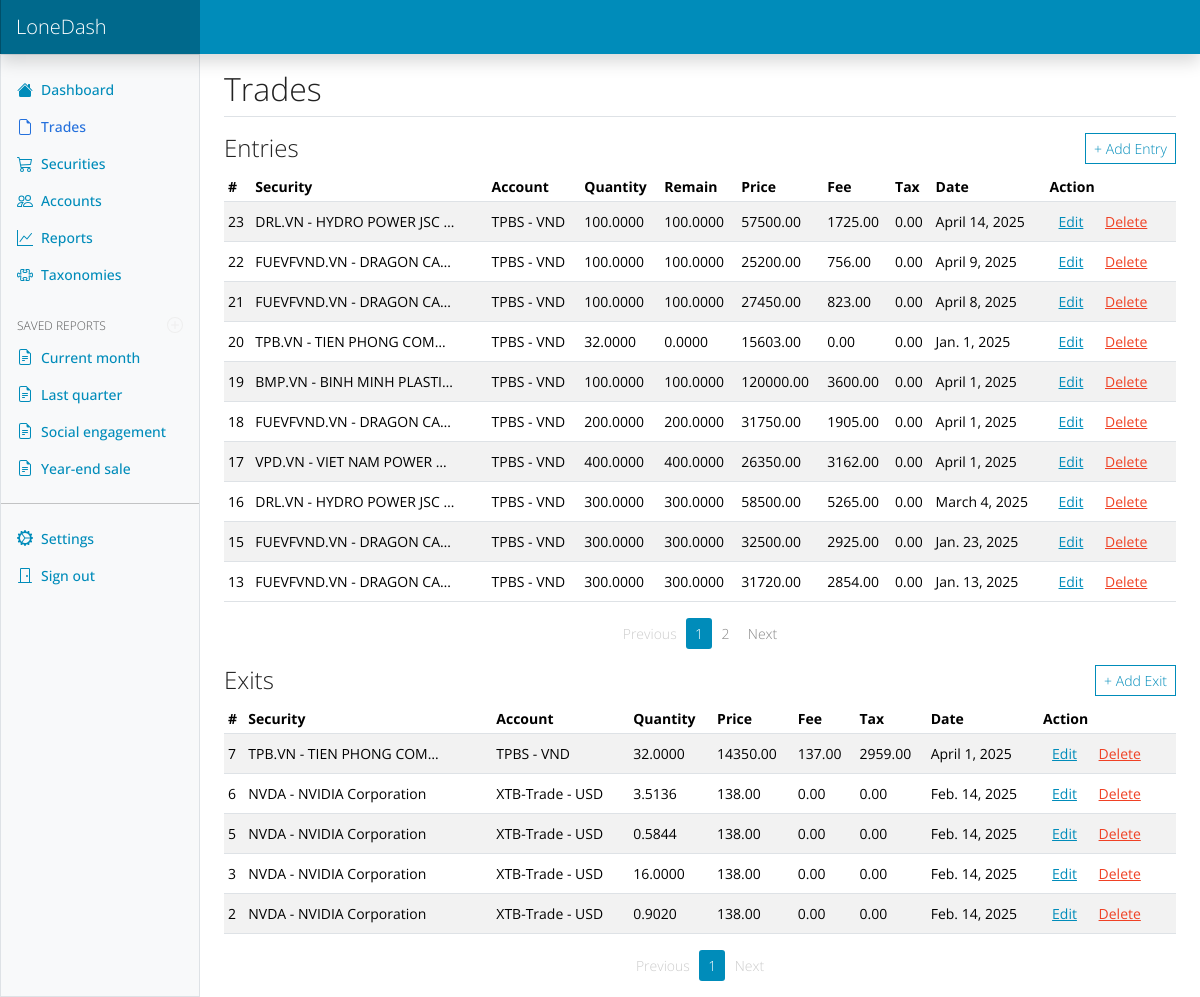
Before: /trades/ (signed in) with the older database file.
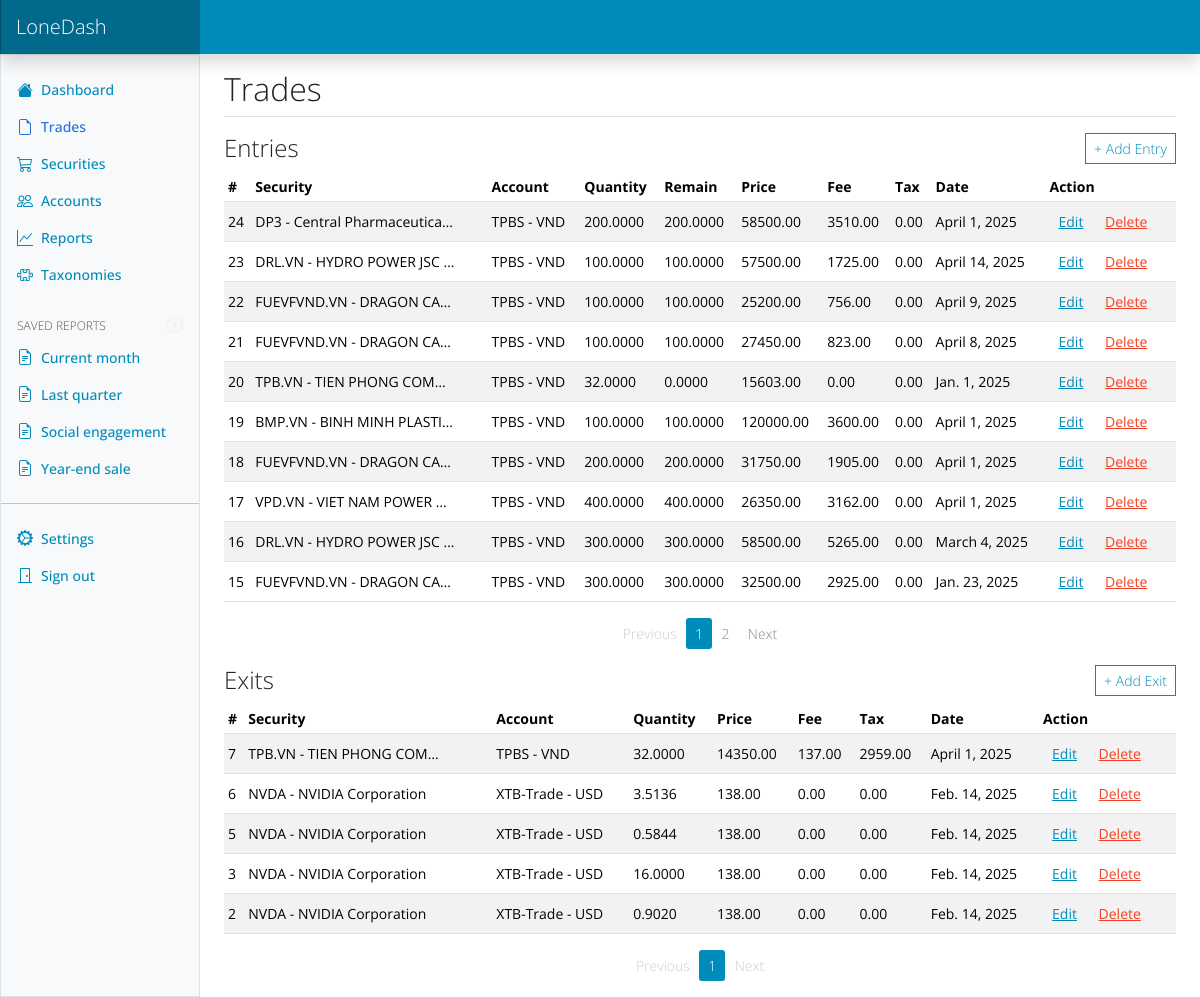
After: the same page with the newer database file.
### dash/models.py (models this page shows, shortened)
class TradeEntry(models.Model):
    account = models.ForeignKey(Account, on_delete=models.CASCADE, related_name='entries')
    security = models.ForeignKey('Security', on_delete=models.CASCADE, related_name='entries')
    quantity = models.DecimalField(max_digits=16, decimal_places=4)
    price = models.DecimalField(max_digits=16, decimal_places=2)
    fee = models.DecimalField(max_digits=16, decimal_places=2, default=0)
    tax = models.DecimalField(max_digits=16, decimal_places=2, default=0)
    date = models.DateField(default=date.today)
    note = models.TextField(blank=True)
    class Meta:
        ordering = ['-date']
    def filled_quantity(self, until_date=None):
        qs = self.exits.all()
        if until_date:
            qs = qs.filter(date__lte=until_date)
        return qs.aggregate(total=models.Sum('quantity'))['total'] or Decimal('0')
    @property
    def remaining_quantity(self) -> Decimal:
        return self.remaining_quantity_at()
    def remaining_quantity_at(self, until_date=None) -> Decimal:
        if until_date is None:
            until_date = date.today()
        if until_date < self.date:
            return Decimal('0')
        return self.quantity - self.filled_quantity(until_date)

class Security(models.Model):
    user = models.ForeignKey(User, on_delete=models.CASCADE, related_name='security')
    code = models.CharField(max_length=20)
    exchange = models.CharField(max_length=20)
    name = models.CharField(max_length=255)
    type = models.CharField(max_length=255, blank=True)
    isin = models.CharField(max_length=20, blank=True)
    close = models.DecimalField(max_digits=16, decimal_places=2, default=0)
    date = models.DateField(default=date.today)
    api_source = models.CharField(max_length=50, blank=True, null=True)
    industry = models.CharField(max_length=100, blank=True)
    sector = models.CharField(max_length=100, blank=True)
    website = models.URLField(blank=True)
    description = models.TextField(blank=True)
    class Meta:
        constraints = [
            models.UniqueConstraint(fields=['user', 'code'], name='unique_user_code')
        ]
        indexes = [
            models.Index(fields=['user', 'code']),
        ]
    def __str__(self):
        return f"{self.code} - {self.name}"

class Account(models.Model):
    user = models.ForeignKey(User, on_delete=models.CASCADE, related_name='accounts')
    name = models.CharField(max_length=255)
    type = models.CharField(max_length=255, choices=[
        ('deposit', 'Deposit'),
        ('broker', 'Broker'),
    ])
    currency = models.ForeignKey(Currency, on_delete=models.PROTECT,null=True)
    active = models.BooleanField(default=True)
    description = models.TextField(blank=True)
    def __str__(self):
        return f"{self.name} - {self.currency}"
    def __init__(self, *args, **kwargs):
        super().__init__(*args, **kwargs)

class Currency(models.Model):
    code = models.CharField(max_length=10, unique=True)  # 'USD'
    name = models.CharField(max_length=100)              # 'US Dollar'
    symbol = models.CharField(max_length=5, blank=True)
    def __str__(self):
        return self.code

class TradeExit(models.Model):
    entry = models.ForeignKey(TradeEntry, on_delete=models.CASCADE, related_name='exits')
    price = models.DecimalField(max_digits=16, decimal_places=2)
    quantity = models.DecimalField(max_digits=16, decimal_places=4)  # Allow partial
    fee = models.DecimalField(max_digits=16, decimal_places=2, default=0)
    tax = models.DecimalField(max_digits=16, decimal_places=2, default=0)
    date = models.DateField(default=date.today)
    class Meta:
        ordering = ['-date']

### dash/views.py (the view)
# urls.py: path('trades/', trades_view, name='trades'),
def trades_view(request):
    entries_list = TradeEntry.objects.filter(account__user=request.user).order_by('-id')
    entries_paginator = Paginator(entries_list, 10)
    entries_page = entries_paginator.get_page(request.GET.get('entries_page'))
    exits_list = TradeExit.objects.filter(entry__account__user=request.user).order_by('-id')
    exits_paginator = Paginator(exits_list, 10)
    exits_page = exits_paginator.get_page(request.GET.get('exits_page'))
    svg_content = get_icons_svg()
    return render(request, "trades.html", {
        'icons_svg': svg_content,
        'entries' : entries_page,
        'exits' : exits_page,
        'active_page': "trades"
        })

### dash/views.py (called while the page is built)
def get_icons_svg():
    current_dir = os.path.dirname(__file__)
    svg_path = os.path.join(current_dir, 'static', 'icons', 'icons.svg')
    with open(svg_path, 'r', encoding='utf-8') as f:
        return f.read()

### dash/templates/trades.html (shortened to what the changed rows need)
{% extends "base.html" %}
{% block content %}
<main class="col-md-9 ms-sm-auto col-lg-10 px-md-4">
    <div class="d-flex justify-content-between flex-wrap flex-md-nowrap align-items-center pt-3 pb-2 mb-3 border-bottom">
        <h2 class="mb-0">Trades</h2>
    </div>
    <div class="table-responsive small">
        <table class="table table-striped table-sm table-hover">
            <thead>
                <tr>
                    <th scope="col">#</th>
                    <th scope="col">Security</th>
                    <th scope="col">Account</th>
                    <th scope="col">Quantity</th>
                    <th scope="col">Remain</th>
                    <th scope="col">Price</th>
                    <th scope="col">Fee</th>
                    <th scope="col">Tax</th>
                    <th scope="col">Date</th>
                    <th scope="col">Action</th>
                </tr>
            </thead>
            <tbody>
                {% for entry in entries %}
                <tr>
                    <td>{{ entry.id }}</td>
                    <td><div title="{{ entry.security }}" class="truncate-col">{{ entry.security }}</div></td>
                    <td>{{ entry.account }}</td>
                    <td>{{ entry.quantity}}</td>
                    <td>{{ entry.remaining_quantity|floatformat:"4"}}</td>
                    <td>{{ entry.price}}</td>
                    <td>{{ entry.fee}}</td>
                    <td>{{ entry.tax }}</td>
                    <td>{{ entry.date}}</td>
                    <td>
                        <button class="btn btn-sm btn-link btn-edit_entry" data-id="{{ entry.id }}">Edit</button>
                        <button class="btn btn-sm btn-link text-danger btn-delete-entry"
                            data-id="{{ entry.id }}">Delete</button>
                    </td>
                </tr>
                {% empty %}
                <tr>
                    <td colspan="10" class="text-center">No entry found.</td>
                </tr>
                {% endfor %}
            </tbody>
        </table>
    </div>
    <nav>
        <ul class="pagination pagination-sm justify-content-center">
            {% for num in entries.paginator.page_range %}
            <li class="page-item {% if entries.number == num %}active{% endif %}">
                <a class="page-link" href="?entries_page={{ num }}">{{ num }}</a>
            </li>
            {% endfor %}
        </ul>
    </nav>
    <div class="table-responsive small">
        <table class="table table-striped table-sm table-hover">
            <thead>
                <tr>
                    <th scope="col">#</th>
                    <th scope="col">Security</th>
                    <th scope="col">Account</th>
                    <th scope="col">Quantity</th>
                    <th scope="col">Price</th>
                    <th scope="col">Fee</th>
                    <th scope="col">Tax</th>
                    <th scope="col">Date</th>
                    <th scope="col">Action</th>
                </tr>
            </thead>
            <tbody>
                {% for exit in exits %}
                <tr>
                    <td>{{ exit.id }}</td>
                    <td><div title="{{ exit.entry.security }}" class="truncate-col">{{ exit.entry.security }}</div></td>
                    <td>{{ exit.entry.account }}</td>
                    <td>{{ exit.quantity}}</td>
                    <td>{{ exit.price}}</td>
                    <td>{{ exit.fee}}</td>
                    <td>{{ exit.tax }}</td>
                    <td>{{ exit.date}}</td>
                    <td>
                        <button class="btn btn-sm btn-link btn-edit_exit" data-id="{{ exit.id }}">Edit</button>
                        <button class="btn btn-sm btn-link text-danger btn-delete-exit"
                            data-id="{{ exit.id }}">Delete</button>
                    </td>
                </tr>
                {% empty %}
                <tr>
                    <td colspan="9" class="text-center">No exit found.</td>
                </tr>
                {% endfor %}
            </tbody>
        </table>
    </div>
    <nav>
        <ul class="pagination pagination-sm justify-content-center">
            {% for num in exits.paginator.page_range %}
            <li class="page-item {% if exits.number == num %}active{% endif %}">
                <a class="page-link" href="?exits_page={{ num }}">{{ num }}</a>
            </li>
            {% endfor %}
        </ul>
    </nav>
</main>
{% endblock %}
{% block page_scripts %}
{% load static %}
{% endblock %}

Changed rows visible on the page:
no longer on this page (row unchanged): TradeEntry: id "13", security "FUEVFVND.VN - DRAGON CA…", account "TPBS - VND", quantity "300.0000", remaining_quantity "300.0000", price "31720.00", fee "2854.00", tax "0.00", date "Jan. 13, 2025"
added TradeEntry: id "24", security "DP3 - Central Pharmaceutica…", account "TPBS - VND", quantity "200.0000", remaining_quantity "200.0000", price "58500.00", fee "3510.00", tax "0.00", date "April 1, 2025"
